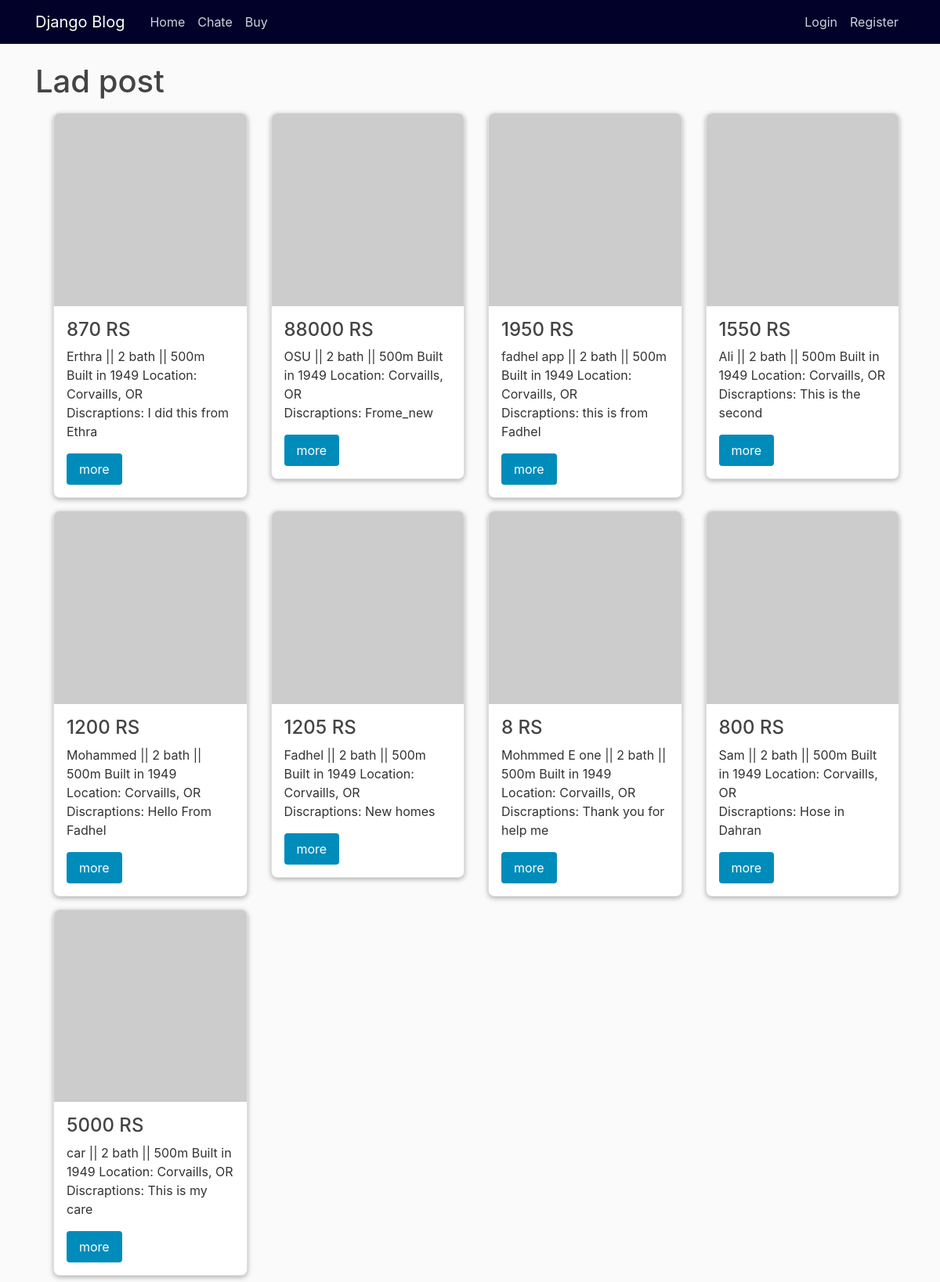
The app's page /ad/, older data.
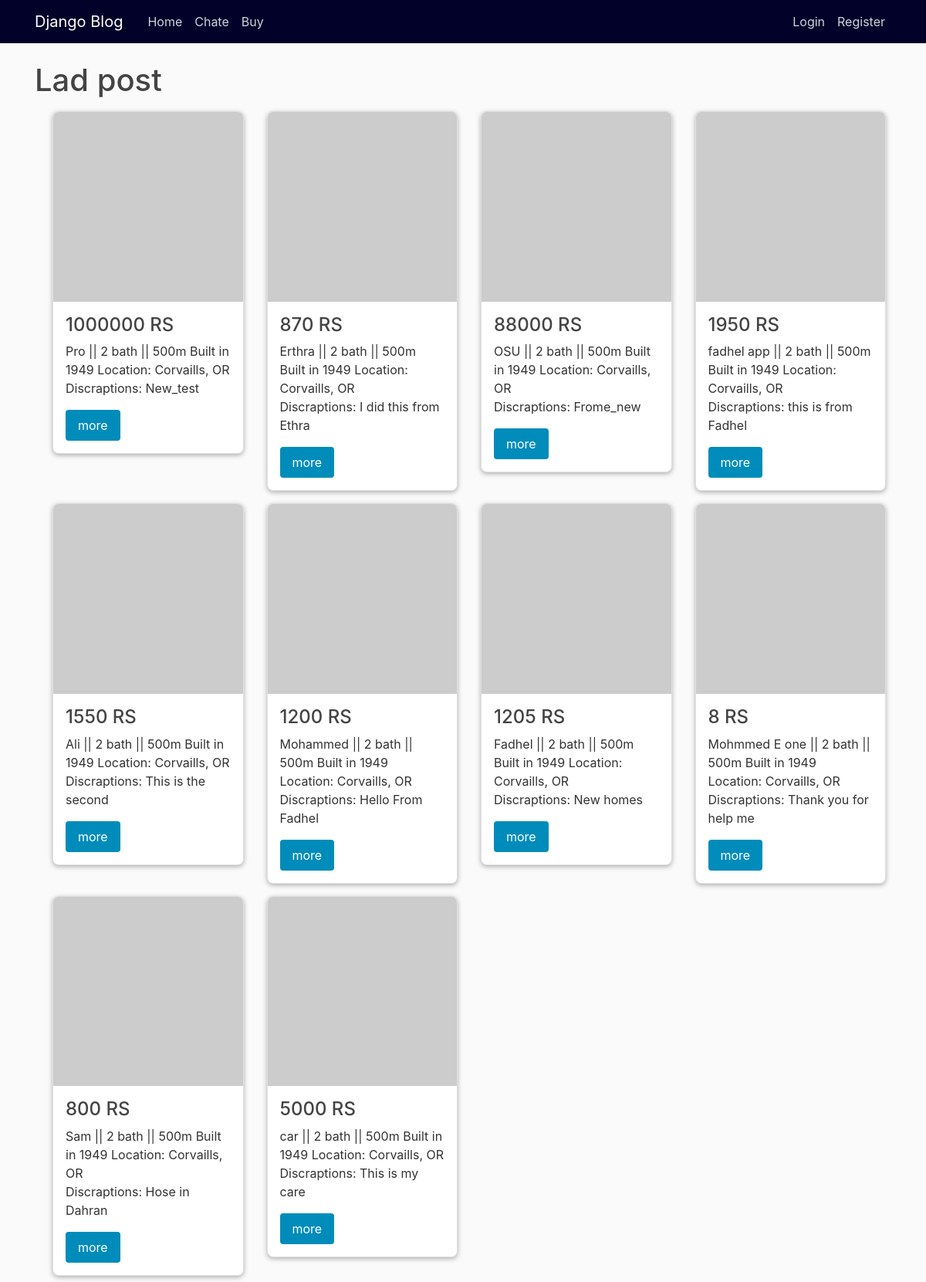
The same page, newer data.
### buy_product/models.py (models this page shows, shortened)
class Addproduct2(models.Model):
    price = models.IntegerField(default=1, blank=True, null=True)
    name = models.CharField(max_length=50, unique=True)
    description = models.CharField(max_length=150)
    date_posted_product = models.DateTimeField(default=timezone.now)

### buy_product/views.py (the view)
# urls.py: path('ad/', PostList.as_view(), name='post_order'),
class PostList(ListView):
    model = Addproduct2
    template_name = 'buy_product/post_order.html' # <app>/<model>_<viewtype>.html
    ordering = ['-date_posted_product']

### buy_product/templates/buy_product/post_order.html
{% extends "blog/base.html" %}
{% block content %}
{% load crispy_forms_tags %}
<h1>Lad post</h1>
<div class="container">
    <div class="row">
     {% for x in object_list %}
        <div class="col-md-3">
            <div class="card m-2">
              <img src="https://via.placeholder.com/150" alt="Placeholder Image">
                <div class="card-body">
                  <h3>{{ x.price }} RS</h3>
                  <a>{{ x.name }}</a>
                  <a>|| 2 bath || 500m</a>
                  <a>Built in 1949</a>
                  <a>Location: Corvaills, OR</a>
                  <P>Discraptions: {{ x.description }}</P>
                  <a href="{% url 'post_info' x.id %}" class="button">more</a>
                </div>
            </div>
          </div>
      {% endfor %}
    </div>
  </div>
{% endblock content %}

Row changes from the older to the newer data that the page shows:
added Addproduct2: price "1000000", name "Pro", description "New_test"
